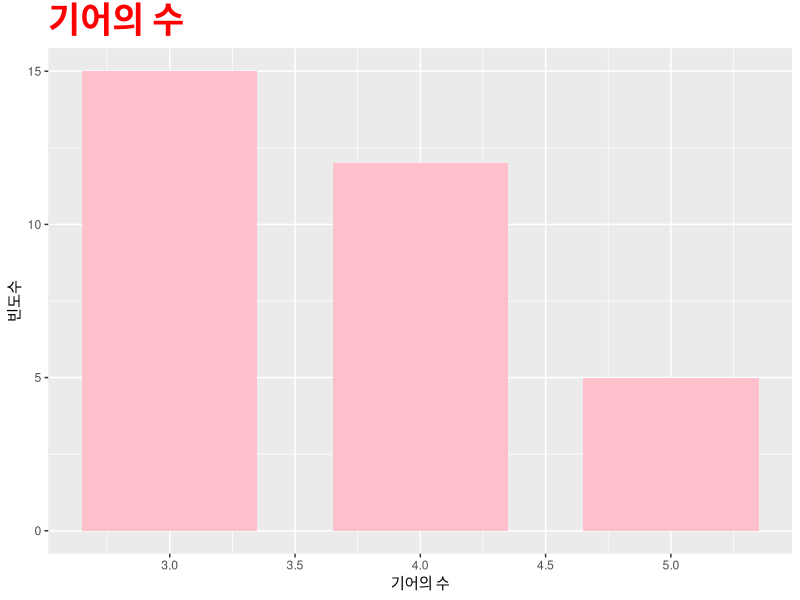
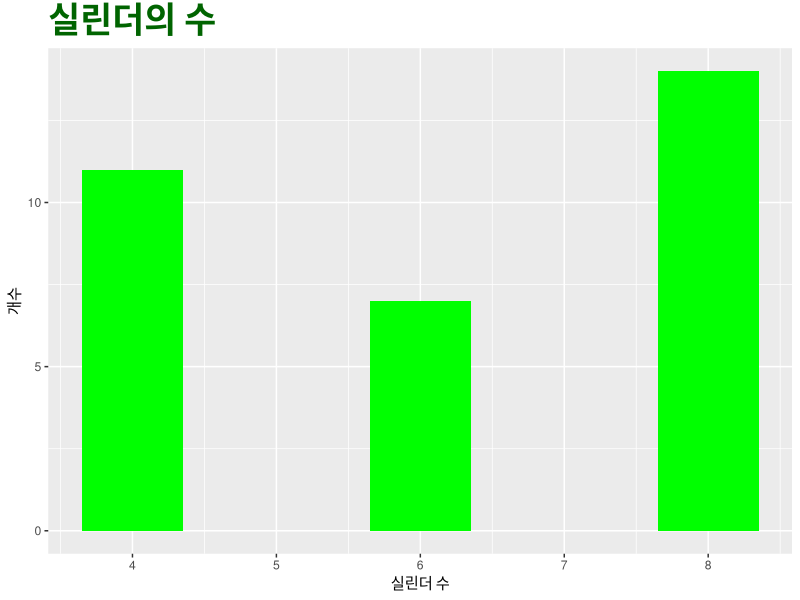
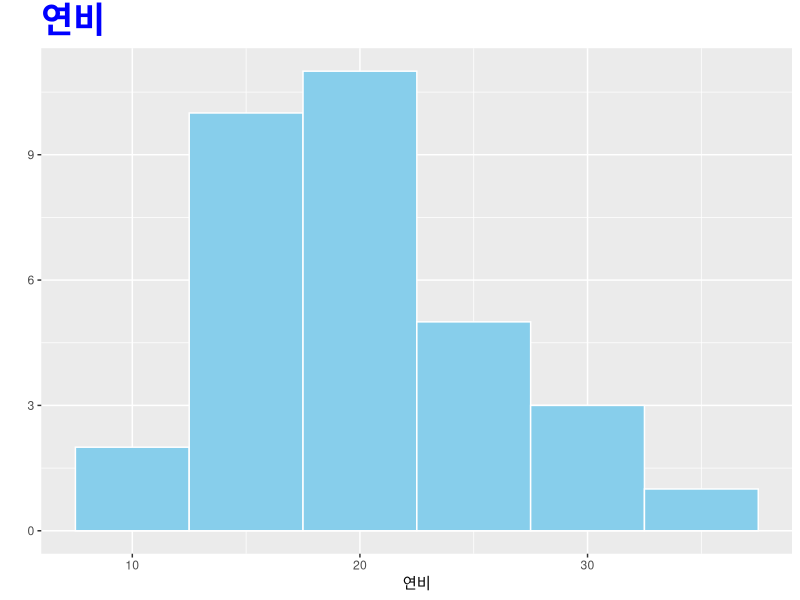
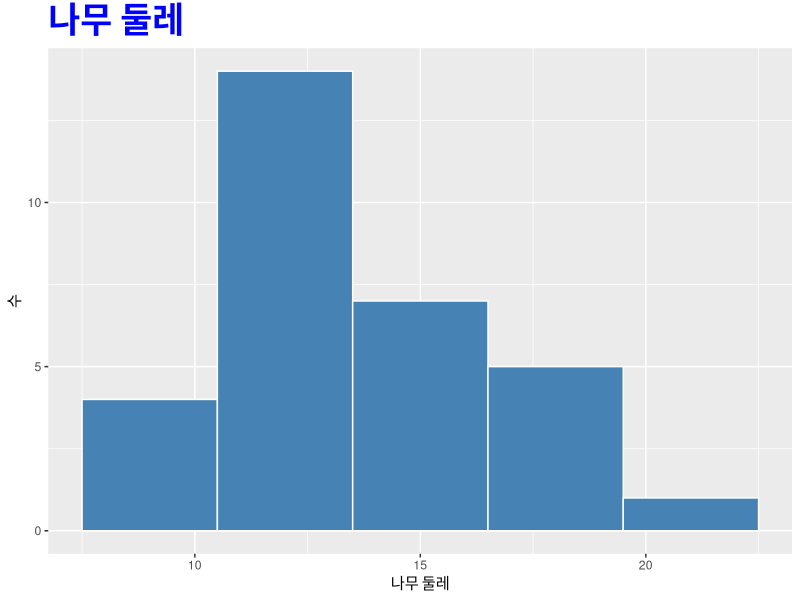
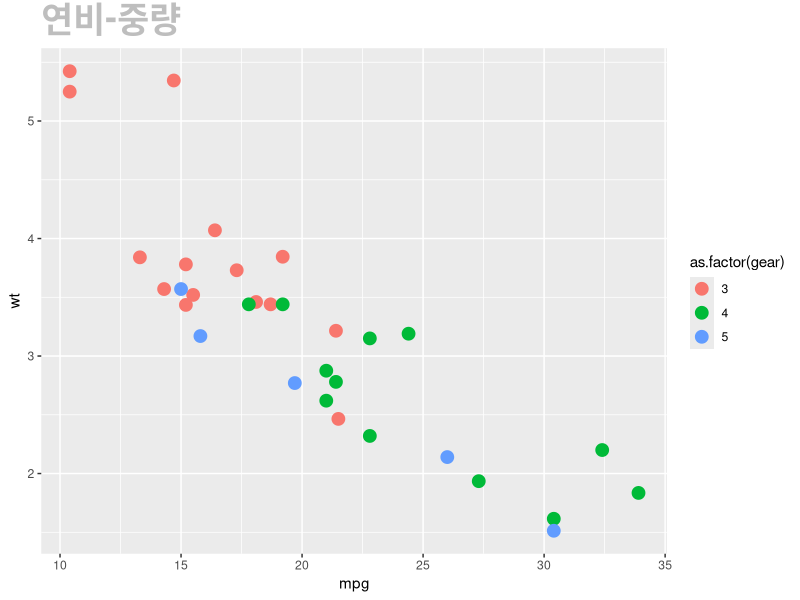
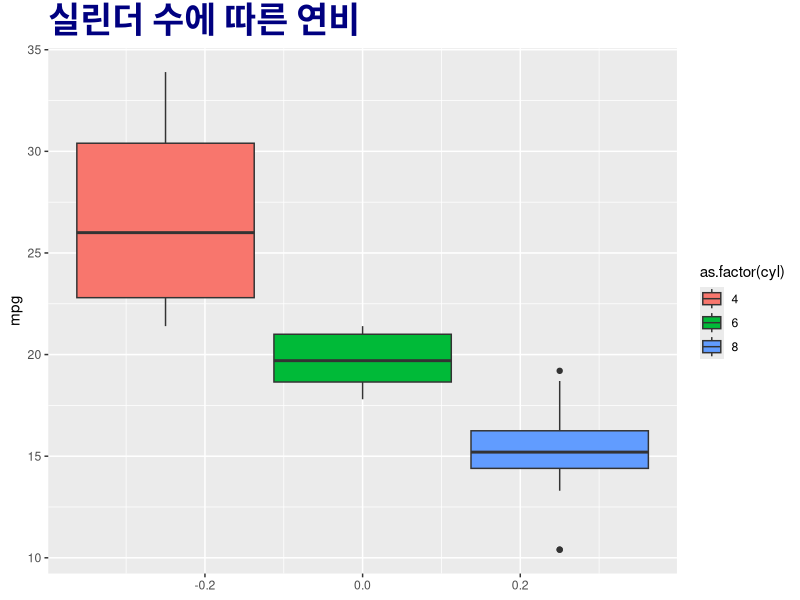

The R source for these figures, in order:
# data visualization practice in R by sangmin

# ggplot practice
# bar graph using ggplot
library(ggplot2)
ggplot(mtcars, aes(x=gear)) + 
  geom_bar(stat="count", width=0.7, fill="pink") + 
  ggtitle("기어의 수") +
  theme(plot.title=element_text(size=25, face="bold", color="red")) +
  labs(x="기어의 수", y="빈도수")

ggplot(mtcars, aes(x=cyl)) +
  geom_bar(width=0.7, fill="green") +
  ggtitle("실린더의 수") +
  theme(plot.title=element_text(size=25, face="bold", color="darkgreen")) +
  labs(x="실린더 수", y="개수")


# histogram using ggplot
ggplot(mtcars, aes(x=mpg)) +
  geom_histogram(binwidth=5.0, color="white", fill="skyblue") +
  ggtitle("연비") +
  theme(plot.title=element_text(size=25, face="bold", color="blue")) +
  labs(x="연비", y="")

ggplot(trees, aes(x=Girth)) +
  geom_histogram(binwidth=3.0, color="white", fill="steelblue") +
  ggtitle("나무 둘레") +
  theme(plot.title=element_text(size=25, face="bold", color="blue")) +
  labs(x="나무 둘레", y="수")


# scatter plot using ggplot
ggplot(mtcars, aes(x=mpg, y=wt, color=as.factor(gear))) + 
  geom_point(size=4) +
  ggtitle("연비-중량") +
  theme(plot.title=element_text(size=25, face="bold", color="grey"))


# box plot using ggplot
ggplot(mtcars, aes(y=mpg, fill=as.factor(cyl))) +
  geom_boxplot() +
  ggtitle("실린더 수에 따른 연비") +
  theme(plot.title=element_text(size=25, face="bold", color="navy"))


